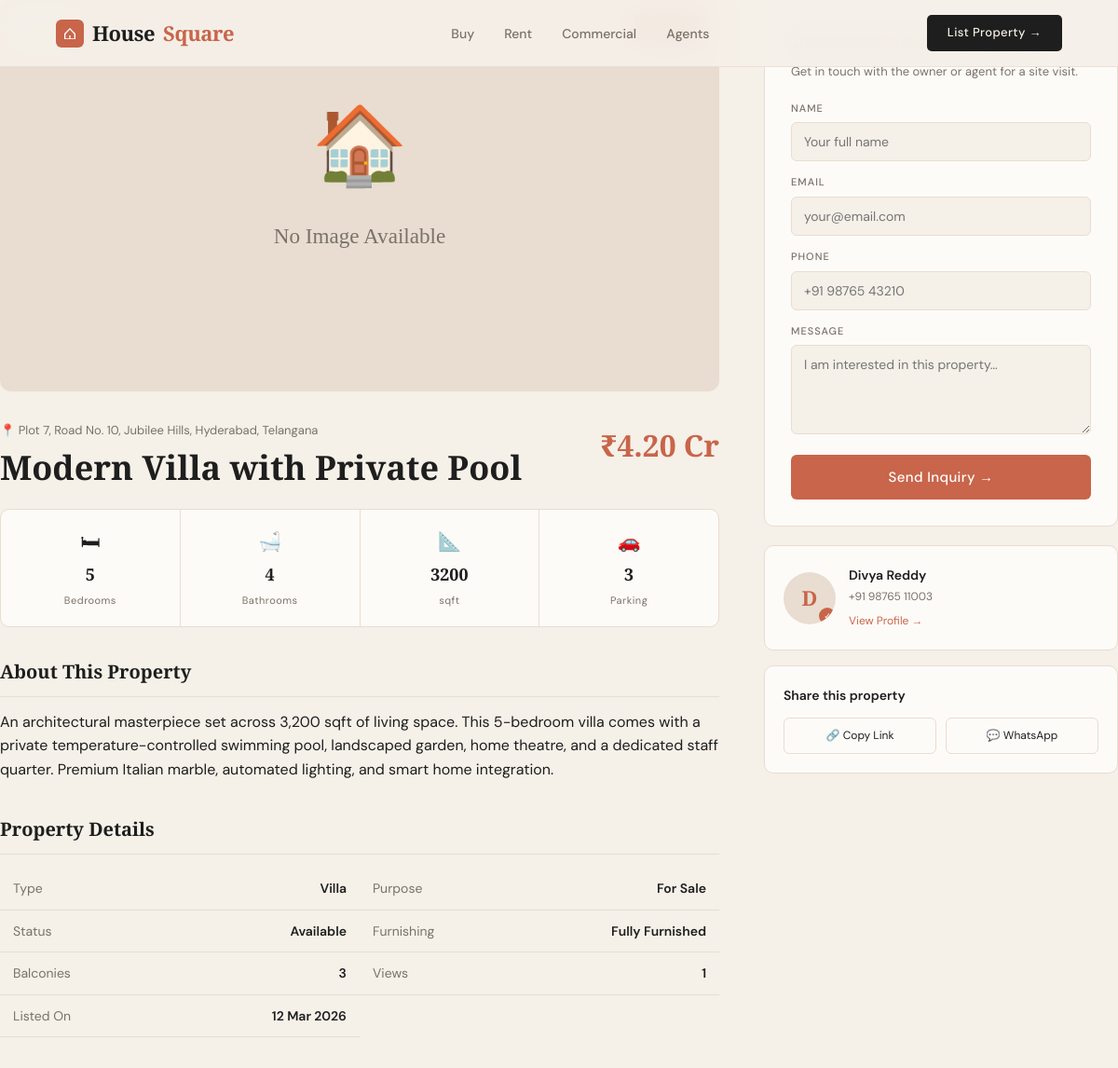
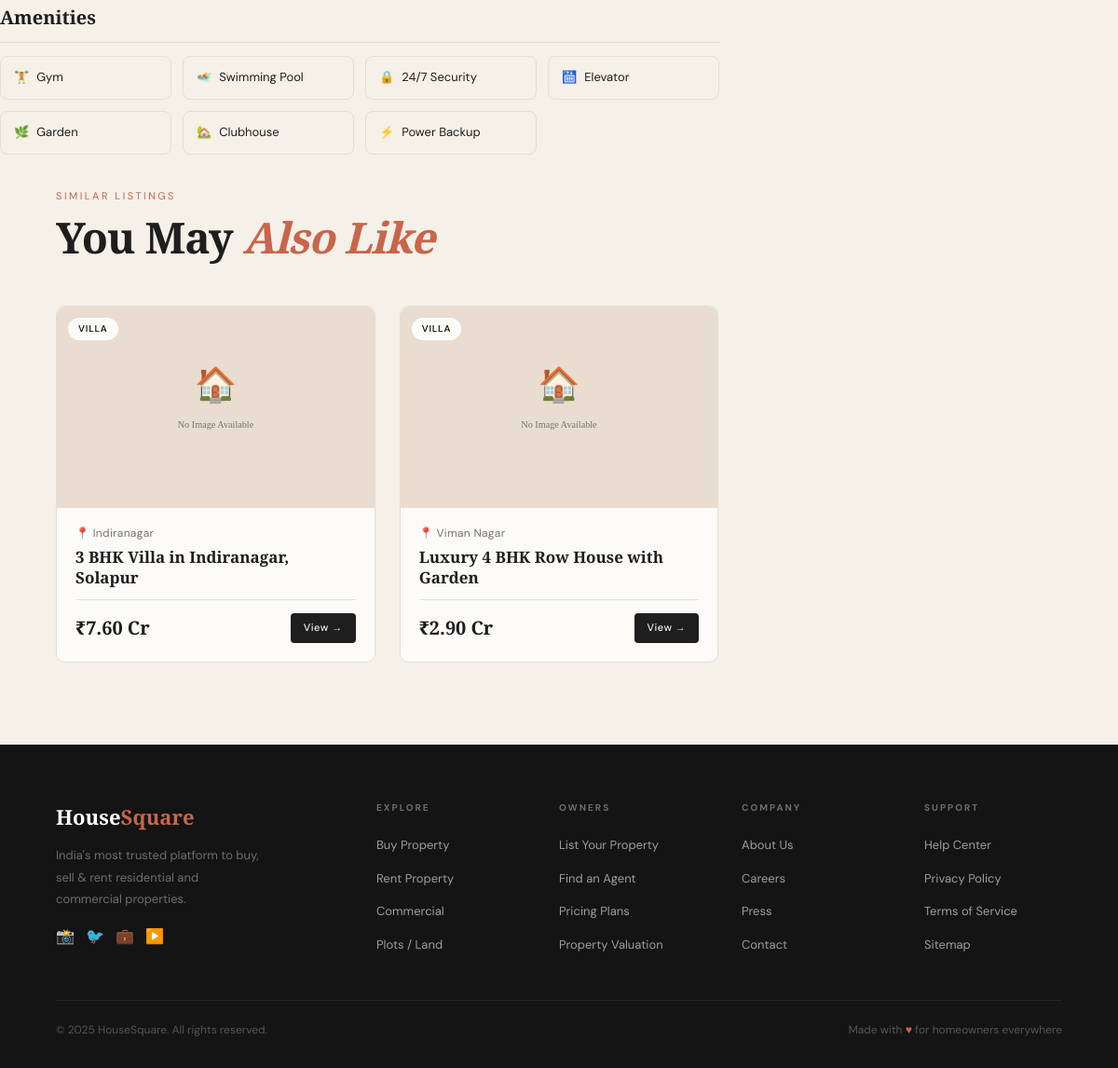
The page /properties/modern-villa-with-private-pool/ on the database its author committed (2 pictures, top to bottom).
### listings/models.py (models this page shows, shortened)
class Property(models.Model):
    PROPERTY_TYPES = [
        ('apartment', 'Apartment'),
        ('villa',     'Villa'),
        ('plot',      'Plot / Land'),
        ('penthouse', 'Penthouse'),
        ('commercial','Commercial'),
        ('office',    'Office Space'),
        ('shop',      'Shop / Showroom'),
        ('warehouse', 'Warehouse'),
    ]
    LISTING_PURPOSE = [
        ('sale',  'For Sale'),
        ('rent',  'For Rent'),
        ('lease', 'For Lease'),
    ]
    STATUS_CHOICES = [
        ('available',  'Available'),
        ('under_offer','Under Offer'),
        ('sold',       'Sold'),
        ('rented',     'Rented'),
    ]
    FURNISHING = [
        ('unfurnished',       'Unfurnished'),
        ('semi_furnished',    'Semi-Furnished'),
        ('fully_furnished',   'Fully Furnished'),
    ]
    FACING = [
        ('north', 'North'),
        ('south', 'South'),
        ('east',  'East'),
        ('west',  'West'),
        ('ne',    'North-East'),
        ('nw',    'North-West'),
        ('se',    'South-East'),
        ('sw',    'South-West'),
    ]
    id             = models.UUIDField(primary_key=True, default=uuid.uuid4, editable=False)
    title          = models.CharField(max_length=200)
    slug           = models.SlugField(max_length=220, unique=True, blank=True)
    description    = models.TextField()
    property_type  = models.CharField(max_length=20, choices=PROPERTY_TYPES)
    purpose        = models.CharField(max_length=10, choices=LISTING_PURPOSE, default='sale')
    status         = models.CharField(max_length=15, choices=STATUS_CHOICES, default='available')
    address        = models.CharField(max_length=300)
    locality       = models.CharField(max_length=150)
    city           = models.ForeignKey(City, on_delete=models.SET_NULL, null=True)
    pincode        = models.CharField(max_length=10, blank=True)
    latitude       = models.DecimalField(max_digits=9, decimal_places=6, null=True, blank=True)
    longitude      = models.DecimalField(max_digits=9, decimal_places=6, null=True, blank=True)
    price          = models.DecimalField(max_digits=14, decimal_places=2)
    price_negotiable = models.BooleanField(default=False)
    maintenance_charges = models.DecimalField(max_digits=8, decimal_places=2, null=True, blank=True)
    bedrooms       = models.PositiveSmallIntegerField(null=True, blank=True)
    bathrooms      = models.PositiveSmallIntegerField(null=True, blank=True)
    balconies      = models.PositiveSmallIntegerField(null=True, blank=True)
    parking_spots  = models.PositiveSmallIntegerField(default=0)
    floor_number   = models.PositiveSmallIntegerField(null=True, blank=True)
    total_floors   = models.PositiveSmallIntegerField(null=True, blank=True)
    built_up_area  = models.DecimalField(max_digits=10, decimal_places=2, help_text='sqft')
    carpet_area    = models.DecimalField(max_digits=10, decimal_places=2, null=True, blank=True, help_text='sqft')
    plot_area      = models.DecimalField(max_digits=10, decimal_places=2, null=True, blank=True, help_text='sqft')
    furnishing     = models.CharField(max_length=20, choices=FURNISHING, default='unfurnished')
    facing         = models.CharField(max_length=5, choices=FACING, blank=True)
    age_of_property= models.PositiveSmallIntegerField(null=True, blank=True, help_text='years')
    has_gym        = models.BooleanField(default=False)
    has_pool       = models.BooleanField(default=False)
    has_security   = models.BooleanField(default=False)
    has_lift       = models.BooleanField(default=False)
    has_garden     = models.BooleanField(default=False)
    has_clubhouse  = models.BooleanField(default=False)
    has_power_backup = models.BooleanField(default=False)
    pet_friendly   = models.BooleanField(default=False)
    cover_image    = models.ImageField(upload_to='properties/', blank=True, null=True)
    agent          = models.ForeignKey(Agent, on_delete=models.SET_NULL, null=True, blank=True, related_name='properties')
    owner_name     = models.CharField(max_length=120, blank=True)
    owner_phone    = models.CharField(max_length=20, blank=True)
    owner_email    = models.EmailField(blank=True)
    is_featured    = models.BooleanField(default=False)
    is_verified    = models.BooleanField(default=False)
    views_count    = models.PositiveIntegerField(default=0)
    created_at     = models.DateTimeField(auto_now_add=True)
    updated_at     = models.DateTimeField(auto_now=True)
    class Meta:
        verbose_name_plural = "Properties"
        ordering = ['-created_at']
    def save(self, *args, **kwargs):
        super().save(*args, **kwargs)
    def get_absolute_url(self):
        return reverse('listings:detail', kwargs={'slug': self.slug})
    @property
    def formatted_price(self):
        price = float(self.price)
        if price >= 10_000_000:
            return f"₹{price/10_000_000:.2f} Cr"
        elif price >= 100_000:
            return f"₹{price/100_000:.2f} L"
        else:
            return f"₹{price:,.0f}"
    @property
    def amenities_list(self):
        amenities = []
        if self.has_gym:       amenities.append(('🏋️', 'Gym'))
        if self.has_pool:      amenities.append(('🏊', 'Swimming Pool'))
        if self.has_security:  amenities.append(('🔒', '24/7 Security'))
        if self.has_lift:      amenities.append(('🛗', 'Elevator'))
        if self.has_garden:    amenities.append(('🌿', 'Garden'))
        if self.has_clubhouse: amenities.append(('🏡', 'Clubhouse'))
        if self.has_power_backup: amenities.append(('⚡', 'Power Backup'))
        if self.pet_friendly:  amenities.append(('🐾', 'Pet Friendly'))
        return amenities

class City(models.Model):
    name = models.CharField(max_length=100)
    state = models.CharField(max_length=100)
    class Meta:
        verbose_name_plural = "Cities"
        ordering = ['name']
    def __str__(self):
        return f"{self.name}, {self.state}"

class Agent(models.Model):
    name        = models.CharField(max_length=120)
    phone       = models.CharField(max_length=20)
    email       = models.EmailField()
    photo       = models.ImageField(upload_to='agents/', blank=True, null=True)
    bio         = models.TextField(blank=True)
    verified    = models.BooleanField(default=False)
    listings_count = models.PositiveIntegerField(default=0)
    created_at  = models.DateTimeField(auto_now_add=True)

### listings/views.py (the view, shortened to what this page needs)
# urls.py: path('properties/<slug:slug>/', views.listing_detail, name='detail'),
def listing_detail(request, slug):
    prop = get_object_or_404(Property, slug=slug)
    prop.views_count += 1
    prop.save(update_fields=['views_count'])
    inquiry_form = InquiryForm()
    similar = Property.objects.filter(
        property_type=prop.property_type,
        status='available'
    ).exclude(pk=prop.pk)[:3]
    return render(request, 'listings/listing_detail.html', {
        'prop':         prop,
        'images':       prop.images.all(),
        'inquiry_form': inquiry_form,
        'similar':      similar,
    })

### listings/forms.py
class InquiryForm(forms.ModelForm):
    class Meta:
        model = Inquiry
        fields = ['name', 'email', 'phone', 'message']
        widgets = {
            'name':    forms.TextInput(attrs={'placeholder': 'Your full name', 'class': 'form-input'}),
            'email':   forms.EmailInput(attrs={'placeholder': 'your@email.com', 'class': 'form-input'}),
            'phone':   forms.TextInput(attrs={'placeholder': '+91 98765 43210', 'class': 'form-input'}),
            'message': forms.Textarea(attrs={'placeholder': 'I am interested in this property…', 'rows': 4, 'class': 'form-input'}),
        }

### templates/listings/listing_detail.html (shortened to what this page needs)
{% extends 'base.html' %}
{% load static %}
{% block content %}
<div class="detail-layout">
  <div class="detail-main">
    <div class="gallery">
      <div class="gallery-main">
        {% if prop.cover_image %}
          <img src="{{ prop.cover_image.url }}" alt="{{ prop.title }}" id="mainImg">
        {% else %}
          <img src="{% static 'assets/images/placeholder.svg' %}" alt="{{ prop.title }}" id="mainImg">
        {% endif %}
        <span class="gallery-type-badge">{{ prop.get_property_type_display }}</span>
        {% if prop.is_verified %}<span class="gallery-verified">✓ Verified</span>{% endif %}
      </div>
    </div>
    <div class="detail-header">
      <div>
        <div class="detail-address">📍 {{ prop.address }}{% if prop.city %}, {{ prop.city }}{% endif %}</div>
        <h1 class="detail-title">{{ prop.title }}</h1>
      </div>
      <div class="detail-price-block">
        <div class="detail-price">{{ prop.formatted_price }}</div>
      </div>
    </div>
    <div class="detail-stats-bar">
      {% if prop.bedrooms %}<div class="ds-item"><span>🛏</span><strong>{{ prop.bedrooms }}</strong><span>Bedrooms</span></div>{% endif %}
      {% if prop.bathrooms %}<div class="ds-item"><span>🛁</span><strong>{{ prop.bathrooms }}</strong><span>Bathrooms</span></div>{% endif %}
      {% if prop.built_up_area %}<div class="ds-item"><span>📐</span><strong>{{ prop.built_up_area|floatformat:0 }}</strong><span>sqft</span></div>{% endif %}
      {% if prop.parking_spots %}<div class="ds-item"><span>🚗</span><strong>{{ prop.parking_spots }}</strong><span>Parking</span></div>{% endif %}
    </div>
    <div class="detail-section">
      <h2 class="ds-title">About This Property</h2>
      <p class="detail-desc">{{ prop.description|linebreaks }}</p>
    </div>
    <div class="detail-section">
      <h2 class="ds-title">Property Details</h2>
      <div class="detail-table">
        <div class="dt-row"><span>Type</span><strong>{{ prop.get_property_type_display }}</strong></div>
        <div class="dt-row"><span>Purpose</span><strong>{{ prop.get_purpose_display }}</strong></div>
        <div class="dt-row"><span>Status</span><strong>{{ prop.get_status_display }}</strong></div>
        {% if prop.furnishing %}<div class="dt-row"><span>Furnishing</span><strong>{{ prop.get_furnishing_display }}</strong></div>{% endif %}
        {% if prop.balconies %}<div class="dt-row"><span>Balconies</span><strong>{{ prop.balconies }}</strong></div>{% endif %}
        <div class="dt-row"><span>Views</span><strong>{{ prop.views_count }}</strong></div>
        <div class="dt-row"><span>Listed On</span><strong>{{ prop.created_at|date:"d M Y" }}</strong></div>
      </div>
    </div>
    {% if prop.amenities_list %}
    <div class="detail-section">
      <h2 class="ds-title">Amenities</h2>
      <div class="amenities-grid">
        {% for icon, label in prop.amenities_list %}
        <div class="amenity-item"><span>{{ icon }}</span> {{ label }}</div>
        {% endfor %}
      </div>
    </div>
    {% endif %}
  </div>
  <aside class="detail-sidebar">
    <div class="inquiry-card">
      <h3>Interested in this property?</h3>
      <p>Get in touch with the owner or agent for a site visit.</p>
      <form method="post">
        {% for field in inquiry_form %}
        <div class="form-group">
          <label>{{ field.label }}</label>
          {{ field }}
        </div>
        {% endfor %}
        <button type="submit" class="submit-btn">Send Inquiry →</button>
      </form>
    </div>
    {% if prop.agent %}
    <div class="agent-sidebar-card">
      <div class="agent-photo-sm">
        {% if prop.agent.photo %}
          <img src="{{ prop.agent.photo.url }}" alt="{{ prop.agent.name }}">
        {% else %}
          <div class="agent-initials-sm">{{ prop.agent.name|first }}</div>
        {% endif %}
        {% if prop.agent.verified %}<span class="verified-sm">✓</span>{% endif %}
      </div>
      <div>
        <div class="agent-nm">{{ prop.agent.name }}</div>
        <div class="agent-ph">{{ prop.agent.phone }}</div>
        <a href="{% url 'listings:agent_detail' prop.agent.pk %}" class="agent-link">View Profile →</a>
      </div>
    </div>
    {% endif %}
    <div class="share-card">
      <h4>Share this property</h4>
      <div class="share-btns">
        <button onclick="navigator.clipboard.writeText(window.location.href); alert('Link copied!')" class="share-btn">🔗 Copy Link</button>
        <a href="https://wa.me/?text={{ request.build_absolute_uri }}" target="_blank" class="share-btn whatsapp">💬 WhatsApp</a>
      </div>
    </div>
  </aside>
</div>
{% if similar %}
<section class="section" style="padding-top: 0">
  <div class="section-header">
    <div>
      <div class="section-tag">Similar Listings</div>
      <h2 class="section-title">You May <em>Also Like</em></h2>
    </div>
  </div>
  <div class="listings-grid">
    {% for s in similar %}
    <div class="listing-card">
      <a href="{{ s.get_absolute_url }}" class="card-link">
        <div class="card-img">
          {% if s.cover_image %}<img src="{{ s.cover_image.url }}" alt="{{ s.title }}" loading="lazy">
          {% else %}<img src="{% static 'assets/images/placeholder.svg' %}" alt="{{ s.title }}" loading="lazy">{% endif %}
          <span class="card-type-badge">{{ s.get_property_type_display }}</span>
        </div>
        <div class="card-body">
          <div class="card-address">📍 {{ s.locality }}</div>
          <div class="card-title">{{ s.title }}</div>
          <div class="card-footer">
            <div class="card-price-tag">{{ s.formatted_price }}</div>
            <span class="card-btn">View →</span>
          </div>
        </div>
      </a>
    </div>
    {% endfor %}
  </div>
</section>
{% endif %}
{% endblock %}

### rows shown on the page
Property: address "Plot 7, Road No. 10, Jubilee Hills", city "Hyderabad, Telangana", title "Modern Villa with Private Pool", formatted_price "₹4.20 Cr", bedrooms "5", bathrooms "4", built_up_area "3200", parking_spots "3", description "An architectural masterpiece set across 3,200 sqft of living space. This 5-bedroom villa comes with a private temperature-controlled swimming pool, landscaped garden, home theatre, and a dedicated staff quarter. Premium Italian marble, automated lighting, and smart home integration.", property_type "Villa", purpose "For Sale", status "Available", furnishing "Fully Furnished", balconies "3", views_count "1", created_at "12 Mar 2026", agent.name|first "D", agent.name "Divya Reddy", agent.phone "+91 98765 11003"
Property: property_type "VILLA", locality "Indiranagar", title "3 BHK Villa in Indiranagar, Solapur", formatted_price "₹7.60 Cr"
Property: property_type "VILLA", locality "Viman Nagar", title "Luxury 4 BHK Row House with Garden", formatted_price "₹2.90 Cr"

### other values the page prints
{{ icon }} "🏋️" "🏊" "🔒" "🛗" "🌿" "🏡" "⚡"
{{ label }} "Gym" "Swimming Pool" "24/7 Security" "Elevator" "Garden" "Clubhouse" "Power Backup"
{{ field.label }} "NAME" "EMAIL" "PHONE" "MESSAGE"
